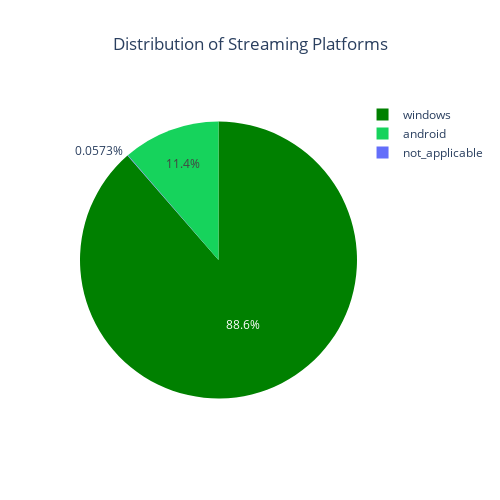

The cell this chart's notebook holds for it:
### Markdown cell above
#### **`Platform` Analysis**

### Code cell
# Calculate platform counts
platform_counts = spotify_data['platform'].value_counts()

fig = px.pie(platform_counts, values=platform_counts.values, names=platform_counts.index,
             title='Distribution of Streaming Platforms')

# Customize the appearance
fig.update_traces(marker=dict(colors=['green', '#16D35C']))  # Set custom colors
fig.update_layout(title={'text': 'Distribution of Streaming Platforms', 'x': 0.5})  # Center the title
fig.update_layout(width=500, height=500)

fig.show()

### Figure 1 — Plotly figure (JSON) as saved in the notebook; plotly's stock layout.template omitted (floating-point values rounded to 4 significant figures)
{"data": [{"domain": {"x": [0, 1], "y": [0, 1]}, "hovertemplate": "platform=%{label}<br>value=%{value}<extra></extra>", "labels": ["windows", "android", "not_applicable"], "legendgroup": "", "marker": {"colors": ["green", "#16D35C"]}, "name": "", "showlegend": true, "type": "pie", "values": [118996, 15252, 77]}], "layout": {"height": 500, "legend": {"tracegroupgap": 0}, "title": {"text": "Distribution of Streaming Platforms", "x": 0.5}, "width": 500}}
